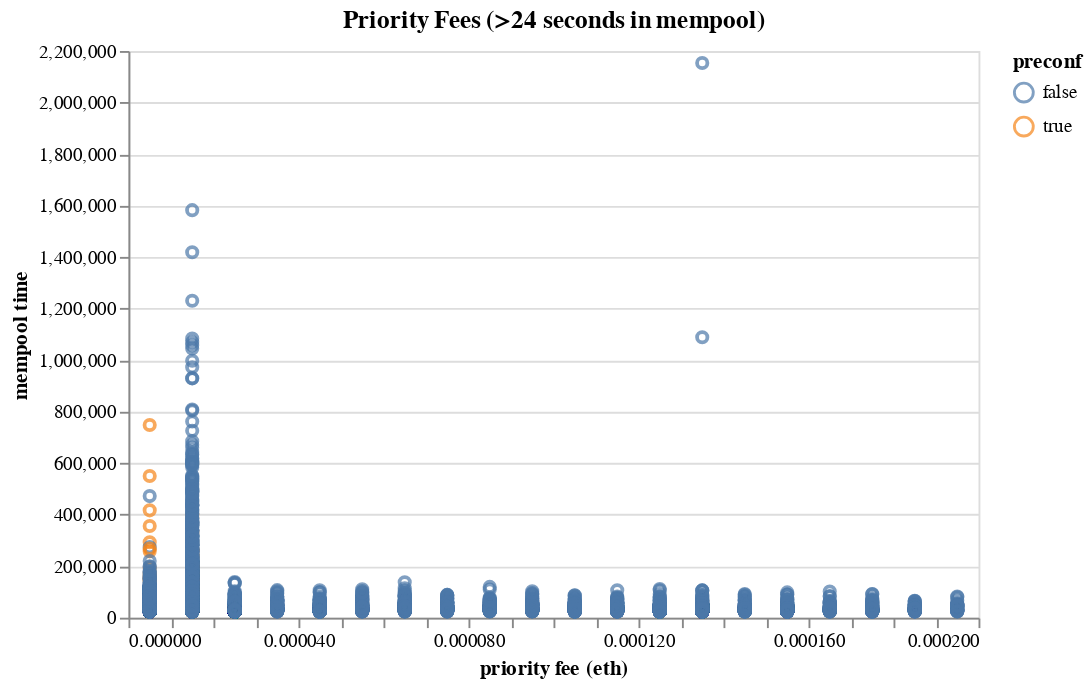

Write notebook code for a chart like this one.
### Code cell
alt.Chart(preconf_compare_df.filter(pl.col('priority_tx_fee_eth') < .0002)).mark_point().encode(
    x=alt.Y('priority_tx_fee_eth:Q', bin=alt.Bin(maxbins=30), axis=alt.Axis(title='priority fee (eth)')),
    y=alt.X('mempool_time', axis=alt.Axis(title='mempool time')),
    color='preconf'
).properties(
    width=450,
    height=300,
    title='Priority Fees (>24 seconds in mempool)'
)

### Figure 1 — Vega specification as saved in the notebook (floating-point values rounded to 4 significant figures; data arrays with more than 128 entries replaced by an {"elided": "..."} marker saying what was removed)
{"$schema": "https://vega.github.io/schema/vega/v5.json", "data": [{"name": "source_0", "values": {"elided": "13769 records"}}, {"name": "source_0_y_domain_mempool_time", "values": [{"min": 24001, "max": 2153307}]}, {"name": "source_0_color_domain_preconf", "values": [{"preconf": false}, {"preconf": true}]}], "signals": [{"name": "bin_maxbins_30_priority_tx_fee_eth_bins", "value": {"fields": ["priority_tx_fee_eth"], "fname": "bin_priority_tx_fee_eth", "start": 0.0, "step": 1e-05, "stop": 0.0002}}], "marks": [{"type": "symbol", "name": "marks", "from": {"data": "source_0"}, "encode": {"update": {"y": {"field": "mempool_time", "scale": "y"}, "opacity": {"value": 0.7}, "fill": {"value": "transparent"}, "x": {"signal": "scale(\"x\", 0.5 * datum[\"bin_maxbins_30_priority_tx_fee_eth\"] + 0.5 * datum[\"bin_maxbins_30_priority_tx_fee_eth_end\"])"}, "stroke": {"field": "preconf", "scale": "color"}}}, "style": ["point"]}], "scales": [{"name": "x", "type": "linear", "domain": {"signal": "[bin_maxbins_30_priority_tx_fee_eth_bins.start, bin_maxbins_30_priority_tx_fee_eth_bins.stop]"}, "range": [0, {"signal": "width"}], "bins": {"signal": "bin_maxbins_30_priority_tx_fee_eth_bins"}, "zero": false}, {"name": "y", "type": "linear", "domain": [{"signal": "(data(\"source_0_y_domain_mempool_time\")[0] || {}).min"}, {"signal": "(data(\"source_0_y_domain_mempool_time\")[0] || {}).max"}], "range": [{"signal": "height"}, 0], "nice": true, "zero": true}, {"name": "color", "type": "ordinal", "domain": {"data": "source_0_color_domain_preconf", "field": "preconf", "sort": true}, "range": "category"}], "axes": [{"scale": "y", "tickCount": {"signal": "ceil(height/40)"}, "minExtent": 0, "zindex": 0, "ticks": false, "domain": false, "grid": true, "orient": "left", "labels": false, "aria": false, "gridScale": "x", "maxExtent": 0}, {"scale": "x", "title": "priority fee (eth)", "tickCount": {"signal": "ceil(width/10)"}, "zindex": 0, "orient": "bottom", "grid": false, "labelOverlap": true, "labelFlush": true}, {"scale": "y", "orient": "left", "zindex": 0, "labelOverlap": true, "grid": false, "title": "mempool time", "tickCount": {"signal": "ceil(height/40)"}}], "title": {"text": "Priority Fees (>24 seconds in mempool)", "frame": "group"}, "height": 300, "width": 450, "legends": [{"stroke": "color", "symbolType": "circle", "title": "preconf", "encode": {"symbols": {"update": {"fill": {"value": "transparent"}, "opacity": {"value": 0.7}}}}}], "padding": 5, "background": "white", "style": "cell"}
